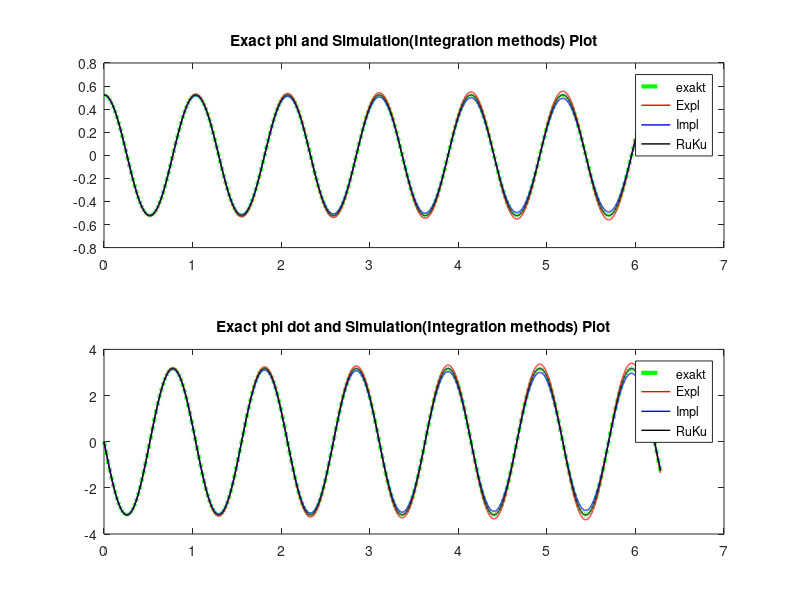
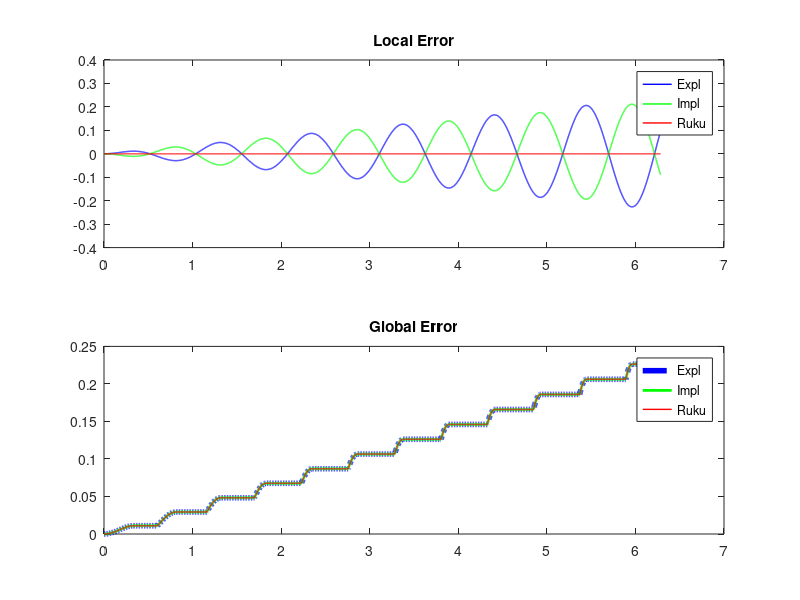

These charts were generated, in order, by the following MATLAB code:
%% Bearbeitungsbogen
clear all
close all
clc

%% Parameter
l = 0.2;                                                                    % Laenge l [20cm = 0.2m] 
g = 9.81;                                                                   % Erdbeschleunigung
omega = 0.5  *(sqrt(g/l));                                                  % Rotationsgeschwindigkeit
AnzahlSchritte = 10^4; % Anzahl der Zeitschritte
r = (2*pi-0);
h = r/AnzahlSchritte; %abs (2*pi - 0)/AnzahlSchritte;   
 % Zeitschrittweite

x_0 = [pi/6 ; 0];                                                         % Anfangsbedingungen in Zustandsvektor
t=0:h:r;                                                           % Zeitvektor

x_Eu_expl(:,1) = x_0;                                              % Anfangsbedingungen fuer Euler explizit
x_Eu_impl(:,1) = x_0;                                              % Anfangsbedingungen fuer Euler implizit
x_RuKu(:,1) = x_0;                                                 % Anfangsbedingungen fuer Runge-Kutta-Verfahren

%% Aufgabe 1: Systemmatrix
SystMatr = [0 , 1 ; -g/l + omega^2 , 0];                                    % Systemmatrix
I = eye(size(SystMatr,1));
%% Aufgabe 2: exakte Loesung

x_exakt = [(pi/12) * exp(sqrt(omega^2-g/l)*t) + (pi/12) * exp(-sqrt(omega^2-g/l)*t) ; (sqrt(omega^2-g/l)* (pi/12) * exp(sqrt(omega^2-g/l)*t)) + (-sqrt(omega^2-g/l)* (pi/12) * exp(-sqrt(omega^2-g/l)*t))];

for n = 1:AnzahlSchritte
    
    %% Aufgabe 3: Euler explizit
    x_Eu_expl(:,n+1) = (I + (h.*SystMatr))* x_Eu_expl(:,n) ; %x_Eu_expl(:,n)+ h.*(SystMatr*x_Eu_expl(:,n));
  
    
    %% Aufgabe 4: Euler implizit
    x_Eu_impl(:,n+1) = inv(I-h*SystMatr)*x_Eu_impl(:,n);
    
    %% Aufgabe 5: Runge-Kutta-Verfahren
    k1(:,n) = h.*(SystMatr*x_RuKu(:,n));
    k2(:,n) = h.*(SystMatr* (x_RuKu(:,n)+0.5.*k1(:,n)));
    k3(:,n) = h.*(SystMatr* (x_RuKu(:,n)+0.5.*k2(:,n)));
    k4(:,n) = h.*(SystMatr* (x_RuKu(:,n)+k3(:,n)));
    x_RuKu(:,n+1) =  x_RuKu(:,n)+(1/6).*(k1(:,n)+2*k2(:,n)+2*k3(:,n)+k4(:,n));
    
end

%% Aufgabe 6

%Local
l_Eu_expl = x_exakt - x_Eu_expl;
l_Eu_impl = x_exakt - x_Eu_impl;
l_RuKu = x_exakt - x_RuKu;

%Global

for i=1:AnzahlSchritte
    e_Eu_expl(1,i) = max(abs(x_Eu_expl(1,1:i)-x_exakt(1,1:i)));
    e_Eu_expl(2,i) = max(abs(x_Eu_expl(2,1:i)-x_exakt(2,1:i)));
    
    e_Eu_impl(1,i) = max(abs(x_Eu_expl(1,1:i)-x_exakt(1,1:i)));
    e_Eu_impl(2,i) = max(abs(x_Eu_expl(2,1:i)-x_exakt(2,1:i)));
    
    e_RuKu(1,i) = max(abs(x_Eu_expl(1,1:i)-x_exakt(1,1:i)));
    e_RuKu(2,i) = max(abs(x_Eu_expl(2,1:i)-x_exakt(2,1:i)));

end







%% Aufgabe 7: Plots
figure(1);  
subplot(2,1,1);
plot(t,x_exakt(1, :),'Color','g','LineWidth',3, 'LineStyle', '--');     
hold on;                         
plot(t,x_Eu_expl(1,:),'Color','r','LineWidth',1);
hold on;
plot(t,x_Eu_impl(1,:),'Color','b','LineWidth',1); 
hold on;
plot(t,x_RuKu(1,:),'Color','k','LineWidth',1);     
legend('exakt','Expl', 'Impl', 'RuKu');
title('Exact phi and Simulation(Integration methods) Plot')

subplot(2,1,2); 
plot(t,x_exakt(2, :),'Color','g','LineWidth',3, 'LineStyle', '--');     
hold on;                         
plot(t,x_Eu_expl(2,:),'Color','r','LineWidth',1);
hold on;
plot(t,x_Eu_impl(2,:),'Color','b','LineWidth',1); 
hold on;
plot(t,x_RuKu(2,:),'Color','k','LineWidth',1);     
legend('exakt','Expl', 'Impl', 'RuKu');
title('Exact phi dot and Simulation(Integration methods) Plot')


%% Aufgabe 8: Plots
figure(2); 
subplot(2,1,1);
plot(t,l_Eu_expl(2,:),'b-','LineWidth',1);
hold on
plot(t,l_Eu_impl(2,:),'g-','LineWidth',1);
hold on
plot(t,l_RuKu(2,:),'r-','LineWidth',1);
legend('Expl', 'Impl', 'Ruku')
title('Local Error')
%hold on
%plot(t,l_RuKu(1,:),'g-','LineWidth',3);
%hold on
%plot(t,ones(1, length(t)).*e_RuKu(1,:),'--og');

subplot(2,1,2);
plot(t(1:end-1),e_Eu_expl(2,:),'b--','LineWidth',4);
hold on
plot(t(1:end-1),e_Eu_impl(2,:),'g-','LineWidth',2);
hold on
plot(t(1:end-1),e_RuKu(2,:),'r-','LineWidth',1);
legend('Expl', 'Impl', 'Ruku')
title('Global Error')
